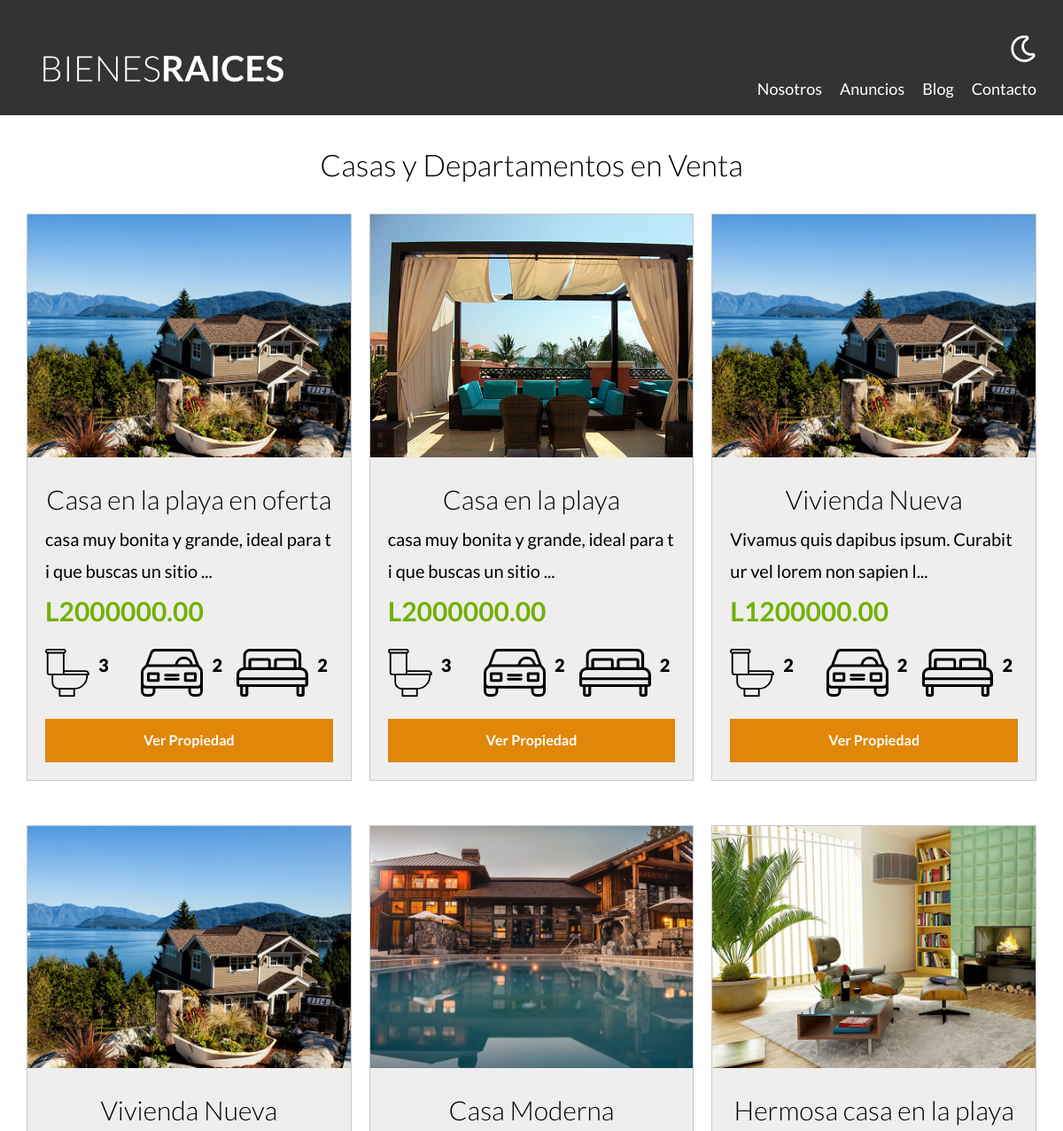
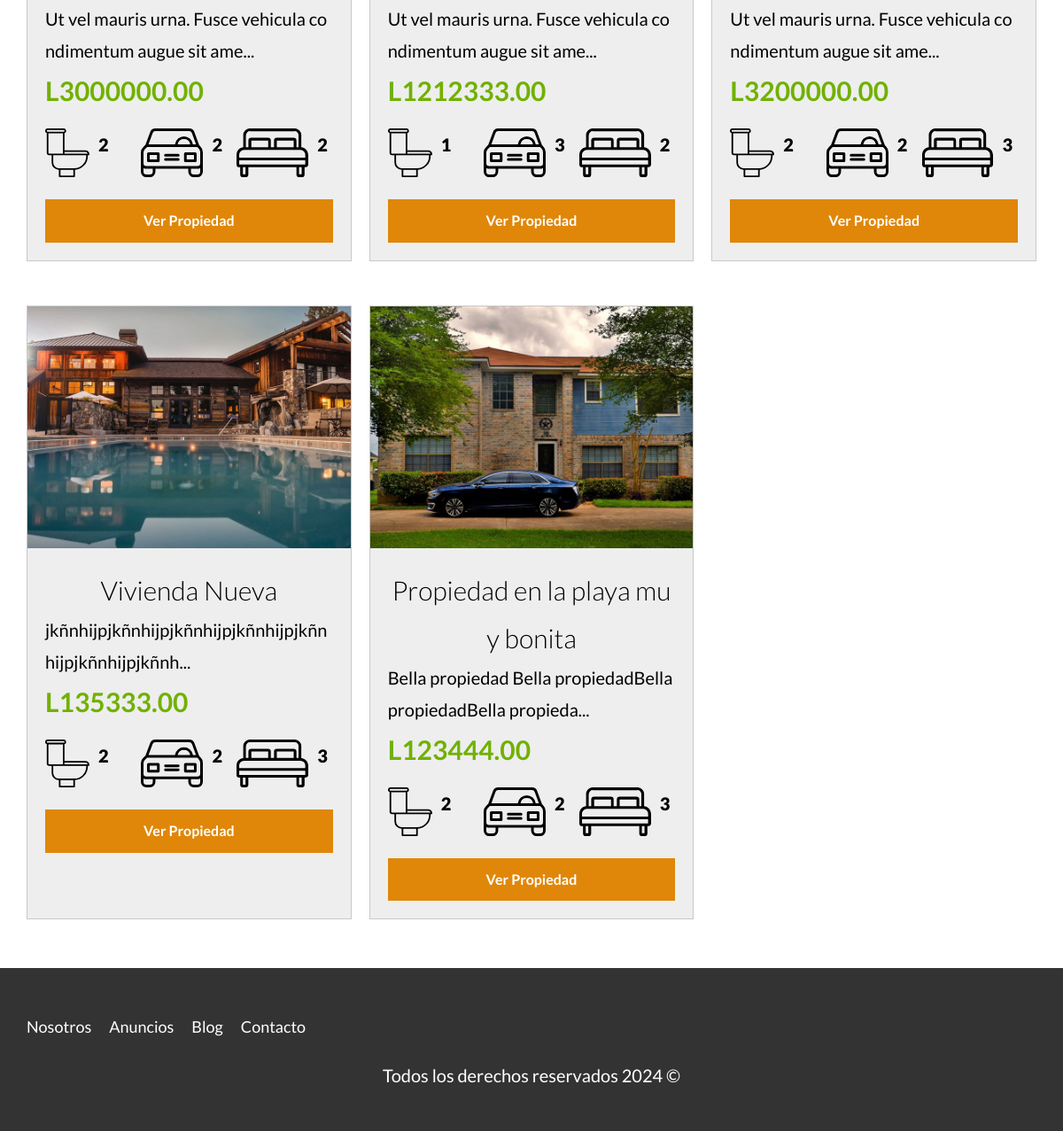
Screenshot of /propiedades with the database file from the repository (2 pictures, top to bottom).
### tables this page shows
CREATE TABLE `propiedades` (
  `id` int NOT NULL AUTO_INCREMENT,
  `titulo` varchar(45) DEFAULT NULL,
  `precio` decimal(10,2) DEFAULT NULL,
  `imagen` varchar(200) DEFAULT NULL,
  `descripcion` longtext,
  `habitaciones` int DEFAULT NULL,
  `wc` int DEFAULT NULL,
  `estacionamiento` int DEFAULT NULL,
  `creado` date DEFAULT NULL,
  `vendedores_id` int NOT NULL,
  PRIMARY KEY (`id`),
  KEY `fk_propiedades_vendedores_idx` (`vendedores_id`),
  CONSTRAINT `fk_propiedades_vendedores` FOREIGN KEY (`vendedores_id`) REFERENCES `vendedores` (`id`)
);

### controllers/PaginasController.php (called while the page is built, shortened)
<?php
class PaginasController{
    public static function propiedades(Router $router){
        $propiedades = Propiedad::all();
        $router->render('/paginas/propiedades',[
            'propiedades'=>$propiedades
        ]);
    }
}

### public/index.php (called while the page is built, shortened)
<?php
$router= new Router();
$router->get('/admin', [PropiedadController::class, 'index']);
$router->get('/propiedades/crear', [PropiedadController::class, 'crear']);
$router->post('/propiedades/crear', [PropiedadController::class, 'crear']);
$router->get('/propiedades/actualizar', [PropiedadController::class, 'actualizar']);
$router->post('/propiedades/actualizar', [PropiedadController::class, 'actualizar']);
$router->post('/propiedades/eliminar', [PropiedadController::class, 'eliminar']);
$router->get('/vendedores/crear', [VendedorController::class, 'crear']);
$router->post('/vendedores/crear', [VendedorController::class, 'crear']);
$router->get('/vendedores/actualizar', [VendedorController::class, 'actualizar']);
$router->post('/vendedores/actualizar', [VendedorController::class, 'actualizar']);
$router->post('/vendedores/eliminar', [VendedorController::class, 'eliminar']);
$router->get('/',[PaginasController::class, 'index']);
$router->get('/nosotros',[PaginasController::class, 'nosotros']);
$router->get('/propiedades',[PaginasController::class, 'propiedades']);
$router->get('/propiedad',[PaginasController::class, 'propiedad']);
$router->get('/blog',[PaginasController::class, 'blog']);
$router->get('/entrada',[PaginasController::class, 'entrada']);
$router->get('/contacto',[PaginasController::class, 'contacto']);
$router->post('/contacto',[PaginasController::class, 'contacto']);
$router->get('/login',[LoginController::class,'login']);
$router->post('/login',[LoginController::class, 'login']);
$router->get('/logout',[LoginController::class, 'logout']);
$router->comprobarRutas();

### models/ActiveRecord.php (called while the page is built, shortened)
<?php
class ActiveRecord{
    protected static $db;
    protected static $tabla = '';
    public static function setDB($database){
        self::$db = $database;
    }
    public static function all(){
        $query = "SELECT *FROM " . static::$tabla;
        $resultado= self::consultarSQL($query);
        return $resultado;
    }
    public static function consultarSQL($query){
        $resultado = self::$db->query($query);
        $array = [];
        while($registro =$resultado->fetch_assoc()){
            $array[] = static::crearObjeto($registro);
        }
        return $array;
    }
    protected static function crearObjeto($registro){
        $objeto = new static();
        foreach($registro as $key => $value){
            if(property_exists($objeto, $key)){
                $objeto->$key = $value;
            }
        }
        return $objeto;
    }
}

### views/paginas/listado.php (the view)
<div class="contenedor-anuncios">
    <?php foreach($propiedades as $propiedad):?>
    <div class="anuncio">
        <img loading="lazy" src="/imagenes/<?php echo $propiedad->imagen; ?>" alt="anuncio">
        <div class="contenido-anuncio">
            <h3><?php echo $propiedad->titulo; ?></h3>
            <p><?php echo substr($propiedad->descripcion, 0, 60) . "..."; ?></p>
            <p class="precio">L<?php echo $propiedad->precio; ?></p>
            <ul class="iconos-caracteristicas">
                <li>
                    <img class="icono" loading="lazy" src="build/img/icono_wc.svg" alt="icono wc">
                    <p><?php echo $propiedad->wc; ?></p>
                </li>
                <li>
                    <img class="icono" loading="lazy" src="build/img/icono_estacionamiento.svg" alt="icono estacionamiento">
                    <p><?php echo $propiedad->estacionamiento; ?></p>
                </li>
                <li>
                    <img class="icono" loading="lazy" src="build/img/icono_dormitorio.svg" alt="icono habitaciones">
                    <p><?php echo $propiedad->habitaciones; ?></p>
                </li>
            </ul>
            <a href="/propiedad?id=<?php echo $propiedad->id; ?>" class="boton-amarillo-block">
                Ver Propiedad
            </a>
        </div>
    </div>
    <?php endforeach; ?>
</div>

### views/paginas/propiedades.php
<main class="seccion contenedor">
        <h2>Casas y Departamentos en Venta</h2>
        <?php
           include 'listado.php'
        ?>
</main>

### Router.php (shortened to what this page needs)
<?php
class Router {
  public $rutasGET = [];
  public $rutasPOST = [];
  public function get($url, $fn){
    $this->rutasGET[$url]= $fn;
  }
  public function post($url, $fn){
    $this->rutasPOST[$url]= $fn;
  }
  public function comprobarRutas(){
    $urlActual = $_SERVER['PATH_INFO'] ?? '/';
    $metodo = $_SERVER['REQUEST_METHOD'];
    if($metodo === 'GET'){
        $fn = $this->rutasGET[$urlActual] ?? null;
    }else{
        $fn = $this->rutasPOST[$urlActual] ?? null;
    }
    if($fn){
        call_user_func($fn, $this);
    }
    else {
        echo "Pagina no encontrada ";
    }
  }
  public function render($view, $datos = []){
    include_once __DIR__ . "/views/$view.php";
    $contenido = ob_get_clean();
    include_once __DIR__ . "/views/layout.php";
  }
}

### views/layout.php (shortened to what this page needs)
<?php
    if(!isset($inicio)){
        $inicio = false;
    }
?>
<!DOCTYPE html>
<html lang="en">
<head>
    <link rel="stylesheet" href="../build/css/app.css">
</head>
<body>
    <header class="header <?php echo $inicio ? 'inicio': ''; ?>">
        <div class="contenedor contenido-header">
            <div class="barra">
                <a href="/index.php">
                    <img src="/build/img/logo.svg" alt="bienes-raices">
                </a>
                <div class="derecha">
                    <img class="dark-mode-boton" src="/build/img/dark-mode.svg" alt="dark-mode">
                    <nav class="navegacion">
                        <a href="/nosotros">Nosotros</a>
                        <a href="/propiedades">Anuncios</a>
                        <a href="/blog">Blog</a>
                        <a href="/contacto">Contacto</a>
                    </nav>
                </div>
            </div>
        </div>
    </header>
    <?php echo $contenido ?>
    <footer class="footer seccion">
        <div class="contenedor contenido-footer">
            <nav class="navegacion">
                <a href="/nosotros">Nosotros</a>
                <a href="/propiedades">Anuncios</a>
                <a href="/blog">Blog</a>
                <a href="/contacto">Contacto</a>
            </nav>
        </div>
        <p class="copyright">Todos los derechos reservados <?php echo date('Y');?> &copy;</p>
    </footer>
</body>
</html>

### public/build/css/app.css (style rules this page uses)
html { -webkit-text-size-adjust:100%;line-height:1.15 }
body { margin:0 }
main { display:block }
a { background-color:transparent }
img { border-style:none }
html { box-sizing:border-box;font-size:62.5% }
*,:after,:before { box-sizing:inherit }
body { font-family:Lato,sans-serif;font-size:1.6rem;line-height:1.8 }
p { color:#000;font-size:2rem }
.contenedor { margin:0 auto;max-width:120rem;width:95% }
a { text-decoration:none }
img,picture { display:block;width:100% }
h1,h2,h3 { font-family:Lato,sans-serif;font-weight:300;margin:2.5rem 0;text-align:center }
h2 { font-size:3.4rem }
h3 { font-size:3rem }
.seccion { margin-bottom:2.5rem;margin-top:2.5rem }
.boton-amarillo-block { background-color:#e08709;border:none;color:#fff;cursor:pointer;display:block;font-weight:700;margin-top:2.5rem;padding:1rem 3rem;text-align:center;text-decoration:none }
.header { background-color:#333;padding:1rem 0 3rem }
.contenido-header { display:flex;flex-direction:column;justify-content:space-between }
.footer { background-color:#333;margin-bottom:0;padding:2.5rem 0 }
.footer .contenido-footer { padding-top:2.5rem }
.footer .navegacion { height:auto;opacity:1;visibility:visible }
.footer .copyright { color:#fff;text-align:center }
.derecha { align-items:center;display:flex;flex-direction:column }
@media (min-width:768px) { .derecha { align-items:flex-end } }
.derecha .dark-mode-boton { filter:invert(100%);margin-bottom:3rem;margin-top:3rem;width:3rem }
@media (min-width:768px) { .derecha .dark-mode-boton { margin-top:0 } }
.barra { align-items:center;display:flex;flex-direction:column;justify-content:space-between;padding-top:3rem }
@media (min-width:768px) { .barra { align-items:flex-end;flex-direction:row;justify-content:space-between } }
.navegacion { height:0;opacity:0;transition:visibility .3s ease-in-out,opacity .5s linear,height .5s linear;visibility:hidden }
@media (min-width:768px) { .navegacion { align-items:center;display:flex;opacity:1;visibility:visible } }
.navegacion a { color:#fff;display:block;font-size:2.2rem;text-align:center;text-decoration:none }
@media (min-width:768px) { .navegacion a { font-size:1.8rem;margin-right:2rem } }
@media (min-width:768px) { .navegacion a:last-of-type { margin-right:0 } }
.icono { text-align:center }
@media (min-width:768px) { .contenedor-anuncios { display:grid;gap:2rem;grid-template-columns:repeat(3,1fr) } }
.anuncio { background-color:#eee;border:1px solid #c8c8c8;margin-bottom:3rem }
.anuncio .contenido-anuncio { padding:2rem }
.anuncio h3,.anuncio p { margin:0;word-break:break-all }
.precio { color:#71b100;font-size:3rem;font-weight:700 }
.iconos-caracteristicas { display:flex;list-style:none;padding:0 }
.iconos-caracteristicas li { display:flex;flex:1 }
.iconos-caracteristicas li img { flex:0 0 5rem;margin-right:1rem }
.iconos-caracteristicas li p { font-weight:900;word-break:break-all }

### rows the page displays
propiedades: imagen (picture), titulo "Casa en la playa en oferta", descripcion "casa muy bonita y grande, ideal para ti que buscas un sitio", precio "2000000.00", wc "3", estacionamiento "2", habitaciones "2"
propiedades: imagen (picture), titulo "Casa en la playa", descripcion "casa muy bonita y grande, ideal para ti que buscas un sitio", precio "2000000.00", wc "3", estacionamiento "2", habitaciones "2"
propiedades: imagen (picture), titulo "Vivienda Nueva", descripcion "Vivamus quis dapibus ipsum. Curabitur vel lorem non sapien l", precio "1200000.00", wc "2", estacionamiento "2", habitaciones "2"
propiedades: imagen (picture), titulo "Vivienda Nueva", descripcion "Ut vel mauris urna. Fusce vehicula condimentum augue sit ame", precio "3000000.00", wc "2", estacionamiento "2", habitaciones "2"
propiedades: imagen (picture), titulo "Casa Moderna", descripcion "Ut vel mauris urna. Fusce vehicula condimentum augue sit ame", precio "1212333.00", wc "1", estacionamiento "3", habitaciones "2"
propiedades: imagen (picture), titulo "Hermosa casa en la playa", descripcion "Ut vel mauris urna. Fusce vehicula condimentum augue sit ame", precio "3200000.00", wc "2", estacionamiento "2", habitaciones "3"
propiedades: imagen (picture), titulo "Vivienda Nueva", descripcion "jkñnhijpjkñnhijpjkñnhijpjkñnhijpjkñnhijpjkñnhijpjkñnh", precio "135333.00", wc "2", estacionamiento "2", habitaciones "3"
propiedades: imagen (picture), titulo "Propiedad en la playa muy bonita", descripcion "Bella propiedad Bella propiedadBella propiedadBella propieda", precio "123444.00", wc "2", estacionamiento "2", habitaciones "3"
